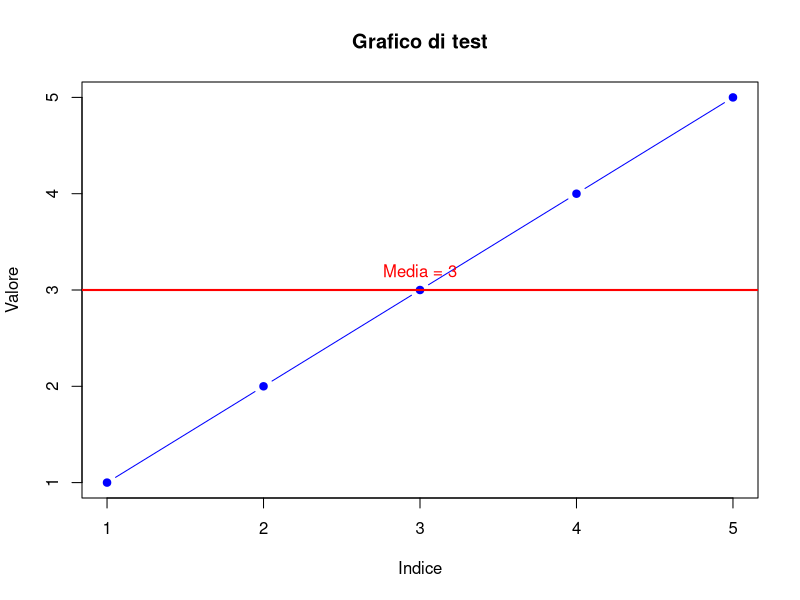

The R source for this figure:
# ==========================================================
#  Semplice script di test in R
# ==========================================================

# 1. Stampa un messaggio
cat("Ciao da RStudio! 🎉\n")

# 2. Crea un piccolo vettore numerico
numeri <- c(1, 2, 3, 4, 5)

# 3. Calcola la media
media <- mean(numeri)

# 4. Mostra il risultato
cat("La media dei numeri è:", media, "\n")

# 5. Crea un semplice grafico
plot(numeri,
     type = "b",         # linee e punti
     col = "blue",       # colore
     pch = 19,           # tipo di punto
     main = "Grafico di test",
     xlab = "Indice",
     ylab = "Valore")

# 6. Aggiunge una linea orizzontale con la media
abline(h = media, col = "red", lwd = 2)
text(3, media + 0.2, paste("Media =", media), col = "red")
